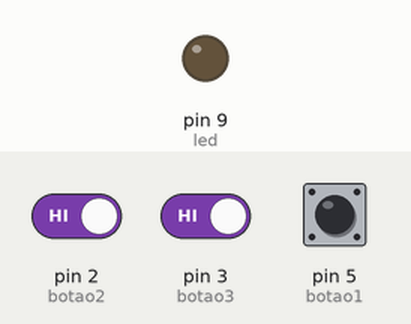
This sketch was run on a simulated Arduino Uno, built with avr-gcc and run on an emulated ATmega328P. Shown: output pins drawn as LEDs (lit = HIGH). The inputs (shaded band) are chosen by the test bench; at power-on: pin 2 (botao2) HIGH, pin 3 (botao3) HIGH, pin 5 (botao1) HIGH.

Above: at 1.2 s.
1.3 s: pin 2 (botao2) driven LOW and pin 3 (botao3) driven LOW
At 2.1 s:
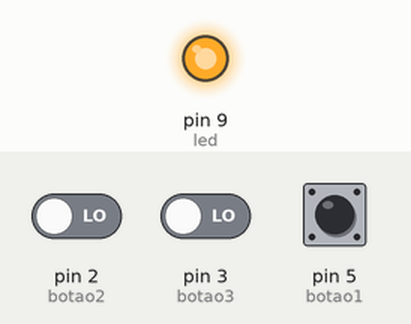
2.8 s: pin 2 (botao2) driven HIGH
At 3.2 s:
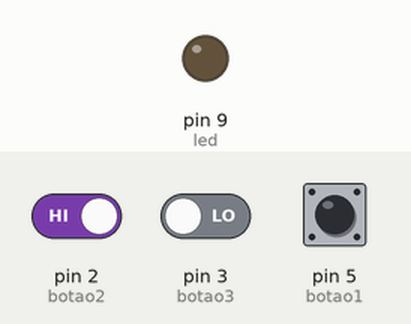
4.3 s: pin 2 (botao2) driven LOW
At 5.6 s:
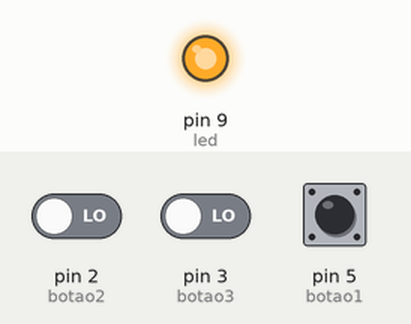
Timing chart, 0 to 7.3 s (numbered marks = the images above; inputs shaded):
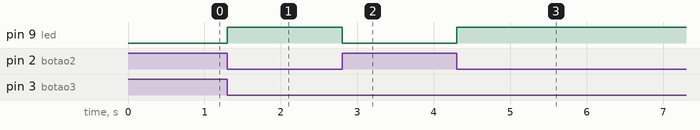

The sketch:

Experimento_entrada_tripla.ino
```cpp
// Definições dos pinos
const int botao1 = 5;
const int botao2 = 2;
const int botao3 = 3;
const int led = 9;

void setup() {
  pinMode(botao1, INPUT_PULLUP); // Botão 1 como entrada com pull-up
  pinMode(botao2, INPUT_PULLUP); // Botão 2 como entrada com pull-up
  pinMode(botao3, INPUT_PULLUP); // Botão 3 como entrada com pull-up
  pinMode(led, OUTPUT);          // LED como saída
}

void loop() {
  int estadoBotao1 = digitalRead(botao1); // Lê botão 1
  int estadoBotao2 = digitalRead(botao2); // Lê botão 2
  int estadoBotao3 = digitalRead(botao3); // Lê botão 3

  int pressionados = 0; // Contador de botões pressionados

  // Conta quantos botões estão pressionados (LOW)
  if (estadoBotao1 == LOW) pressionados++;
  if (estadoBotao2 == LOW) pressionados++;
  if (estadoBotao3 == LOW) pressionados++;

  // Acende LED se exatamente dois botões estiverem pressionados
  if (pressionados == 2) {
    digitalWrite(led, HIGH); // Acende o LED
  } else {
    digitalWrite(led, LOW);  // Apaga o LED
  }
}
```

Measured:
- after the input at 1.3 s, pin 9 (led): LOW → HIGH at once
- after the input at 2.8 s, pin 9 (led): HIGH → LOW at once
- after the input at 4.3 s, pin 9 (led): LOW → HIGH at once
